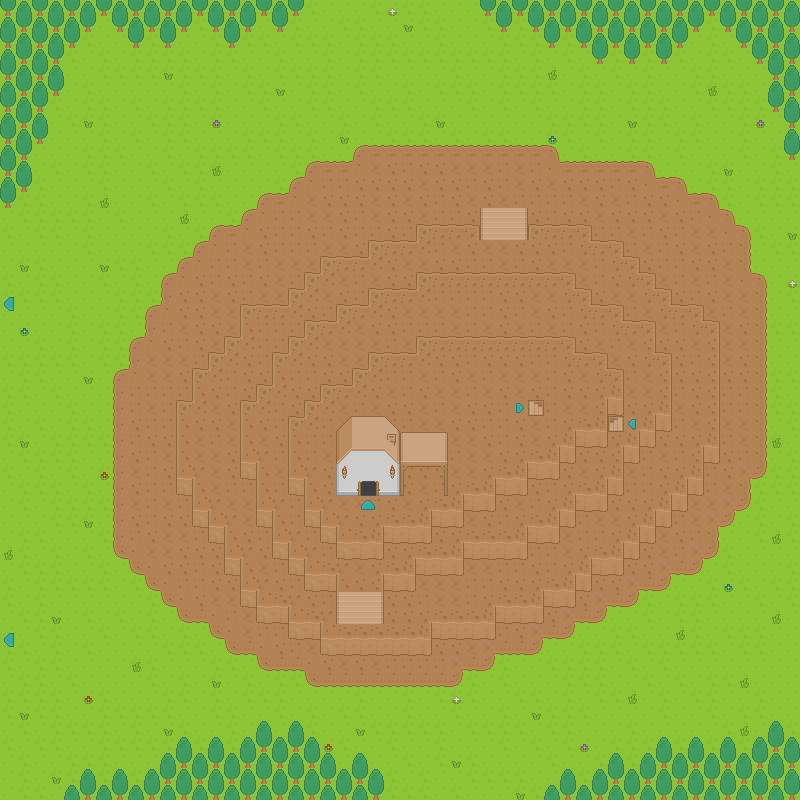

This is a level from a 2D game, rendered from its Tiled map with the project's own tilesets. A one-line summary and the map file follow, with tile-layer data summarised:
An orthogonal 50x50 tile map with 16x16 px tiles, 8 tile layers (Ground Terrain, Ground Overlay, Deco0, Deco1, ...), 4 hidden layers not drawn.

<map version="1.5" tiledversion="1.7.1" orientation="orthogonal" renderorder="right-down" width="50" height="50" tilewidth="16" tileheight="16" infinite="0" nextlayerid="18" nextobjectid="1">
 <editorsettings>
  <export target="Gordon Peak.json" format="json" />
 </editorsettings>
 <tileset firstgid="1" source="roguelikeSheet.tsx" />
 <layer id="1" name="Ground Terrain" width="50" height="50">
  <data>[2500 cells, 2500 non-empty, 2 distinct tile ids]</data>
 </layer>
 <layer id="4" name="Ground Overlay" width="50" height="50">
  <data>[2500 cells, 1135 non-empty, 24 distinct tile ids]</data>
 </layer>
 <layer id="5" name="Deco0" width="50" height="50">
  <data>[2500 cells, 372 non-empty, 33 distinct tile ids]</data>
 </layer>
 <layer id="8" name="Deco1" width="50" height="50">
  <data>[2500 cells, 4 non-empty, 4 distinct tile ids]</data>
 </layer>
 <layer id="6" name="Above0" width="50" height="50">
  <data>[2500 cells, 115 non-empty, 4 distinct tile ids]</data>
 </layer>
 <layer id="7" name="Above1" width="50" height="50">
  <data>[2500 cells, 0 non-empty, 0 distinct tile ids]</data>
 </layer>
 <layer id="16" name="Highest0" width="50" height="50">
  <data>[2500 cells, 21 non-empty, 17 distinct tile ids]</data>
 </layer>
 <layer id="17" name="Highest1" width="50" height="50">
  <data>[2500 cells, 1 non-empty, 1 distinct tile ids]</data>
 </layer>
 <layer id="14" name="Collision" width="50" height="50" visible="0">
  <data>[2500 cells, 632 non-empty, 15 distinct tile ids]</data>
 </layer>
 <layer id="13" name="Collision2" width="50" height="50" visible="0">
  <data>[2500 cells, 363 non-empty, 13 distinct tile ids]</data>
 </layer>
 <layer id="11" name="Slope" width="50" height="50" visible="0">
  <data>[2500 cells, 143 non-empty, 3 distinct tile ids]</data>
 </layer>
 <layer id="10" name="The Flaming Sea:3168:-1:left:" width="50" height="50" visible="0">
  <data>[2500 cells, 4 non-empty, 2 distinct tile ids]</data>
 </layer>
</map>
